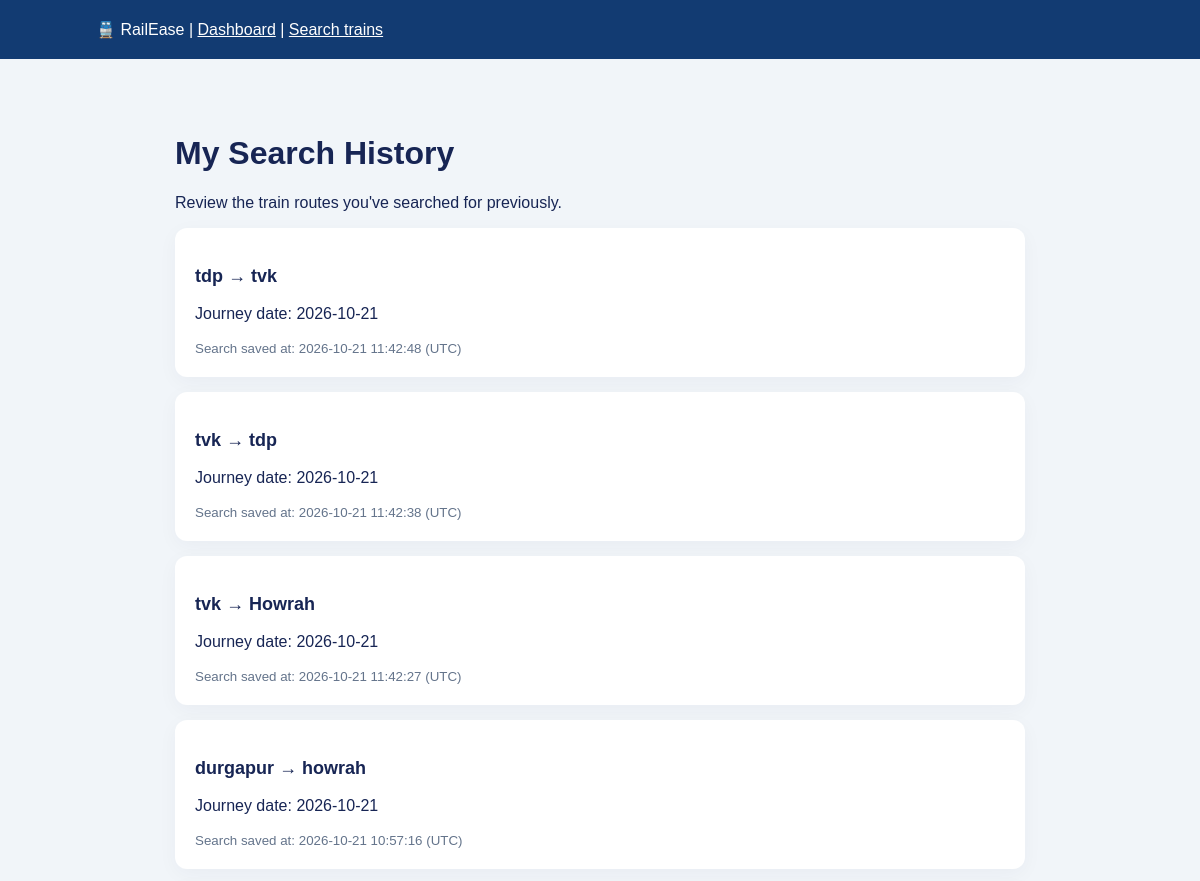
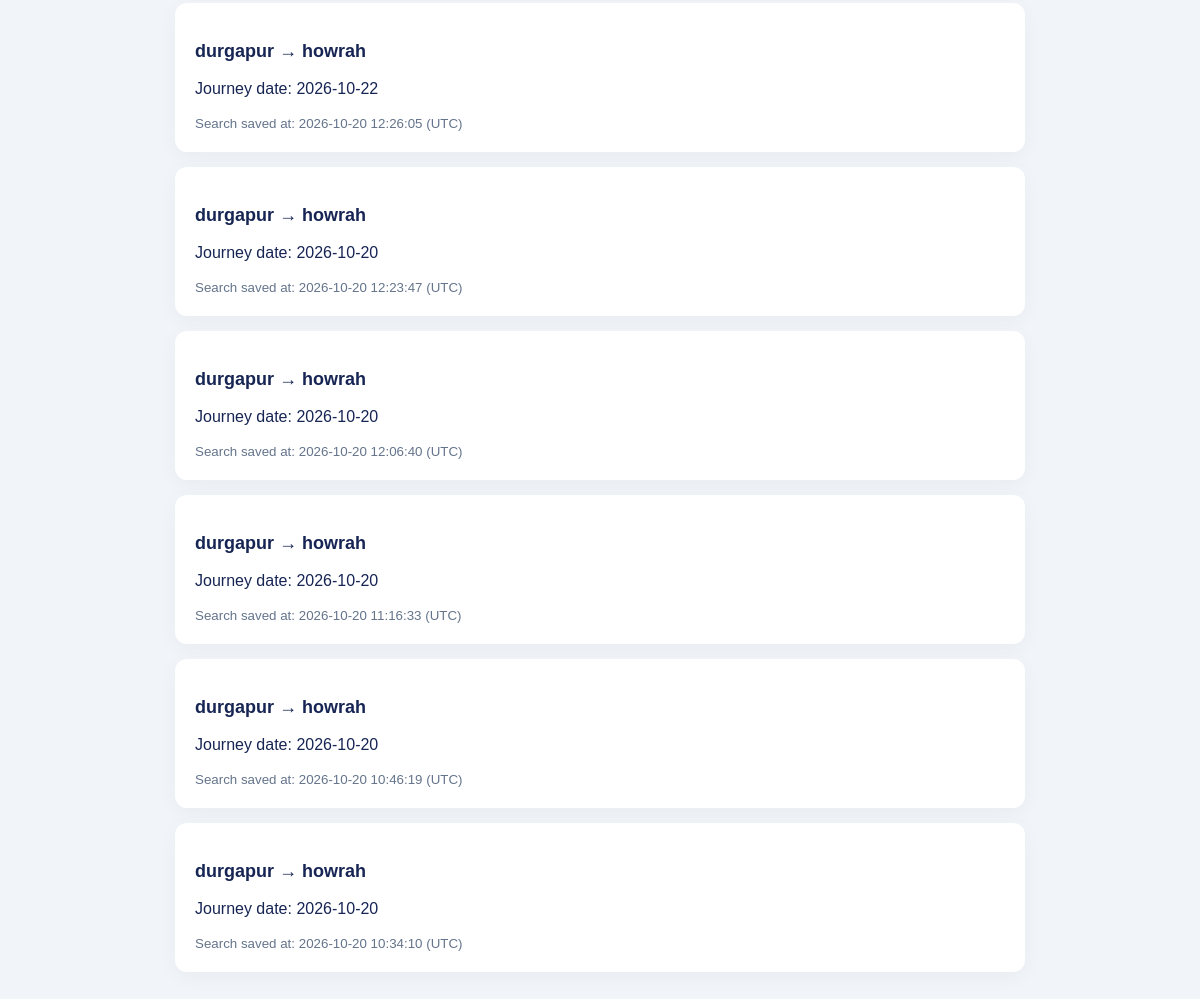
The app's page /search-history (signed in) with its own data (2 pictures, top to bottom).
### tables this page shows
CREATE TABLE search_history (
                id INTEGER PRIMARY KEY AUTOINCREMENT,
                user_id INTEGER NOT NULL,
                source TEXT NOT NULL,
                destination TEXT NOT NULL,
                journey_date TEXT NOT NULL,
                searched_at TIMESTAMP DEFAULT CURRENT_TIMESTAMP,
                FOREIGN KEY (user_id) REFERENCES users(id)
            );

### app.py (the view)
@app.route("/search-history")
@login_required
def search_history():
    with get_db_connection() as connection:
        searches = connection.execute("""
            SELECT source, destination, journey_date, searched_at
            FROM search_history
            WHERE user_id = ?
            ORDER BY searched_at DESC, id DESC
        """, (current_user.id,)).fetchall()
    return render_template(
        "search_history.html",
        searches=searches
    )

### app.py (called while the page is built)
def get_db_connection():
    connection = sqlite3.connect(DATABASE)
    connection.row_factory = sqlite3.Row
    connection.execute("PRAGMA foreign_keys = ON")
    return connection

@login_manager.user_loader
def load_user(user_id):
    with get_db_connection() as connection:
        row = connection.execute(
            "SELECT * FROM users WHERE id = ?",
            (user_id,)
        ).fetchone()
    if row is None:
        return None
    return User(
        row["id"],
        row["name"],
        row["email"],
        row["password_hash"]
    )

### templates/search_history.html (shortened to what this page needs)
<!DOCTYPE html>
<html lang="en">
<head>
</head>
<body>
    <nav>
        🚆 RailEase |
        <a href="{{ url_for('dashboard') }}">Dashboard</a> |
        <a href="{{ url_for('search_trains') }}">Search trains</a>
    </nav>
    <main>
        <h1>My Search History</h1>
        <p>Review the train routes you've searched for previously.</p>
        {% if searches %}
            {% for search in searches %}
                <article>
                    <p class="route">
                        {{ search["source"] }} → {{ search["destination"] }}
                    </p>
                    <p>Journey date: {{ search["journey_date"] }}</p>
                    <small>Search saved at: {{ search["searched_at"] }} (UTC)</small>
                </article>
            {% endfor %}
        {% else %}
            <div class="empty">
                <h3>No searches yet</h3>
                <p>Your searches will appear here after you search for a train.</p>
                <a href="{{ url_for('search_trains') }}">Search for a train</a>
            </div>
        {% endif %}
    </main>
</body>
</html>

### templates/search_history.html (style rules this page uses)
body { margin: 0; font-family: Arial, sans-serif; background: #f1f5f9; color: #172554; }
nav { background: #123b72; color: white; padding: 20px 8%; }
nav a { color: white; }
main { max-width: 850px; margin: 35px auto; padding: 20px; }
article { background: white; padding: 20px; margin: 15px 0; border-radius: 12px; box-shadow: 0 5px 20px #1725540a; }
.route { font-size: 18px; font-weight: bold; }
small { color: #64748b; }

### records on screen
search_history: source "tdp", destination "tvk", journey_date "2026-10-21", searched_at "2026-10-21 11:42:48"
search_history: source "tvk", destination "tdp", journey_date "2026-10-21", searched_at "2026-10-21 11:42:38"
search_history: source "tvk", destination "Howrah", journey_date "2026-10-21", searched_at "2026-10-21 11:42:27"
search_history: source "durgapur", destination "howrah", journey_date "2026-10-21", searched_at "2026-10-21 10:57:16"
search_history: source "durgapur", destination "howrah", journey_date "2026-10-22", searched_at "2026-10-20 12:26:05"
search_history: source "durgapur", destination "howrah", journey_date "2026-10-20", searched_at "2026-10-20 12:23:47"
search_history: source "durgapur", destination "howrah", journey_date "2026-10-20", searched_at "2026-10-20 12:06:40"
search_history: source "durgapur", destination "howrah", journey_date "2026-10-20", searched_at "2026-10-20 11:16:33"
search_history: source "durgapur", destination "howrah", journey_date "2026-10-20", searched_at "2026-10-20 10:46:19"
search_history: source "durgapur", destination "howrah", journey_date "2026-10-20", searched_at "2026-10-20 10:34:10"
